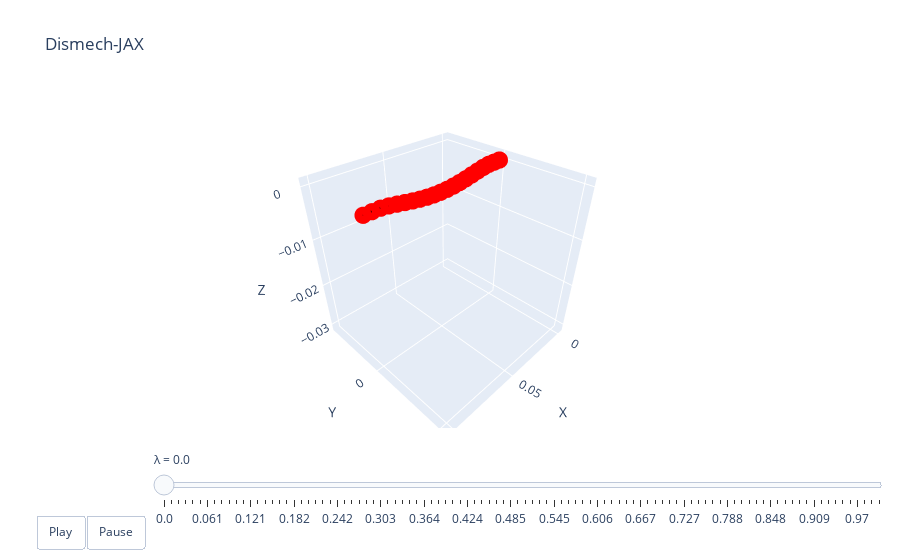

Notebook source saved alongside this figure:
### Code cell
lambdas = jnp.linspace(0, 1.0, 100)
xf_star = sim.sim(lambdas, xf0, None, aux, state, nsteps=10)
xb_star = jax.vmap(fixed_0, (0, None))(lambdas, aux)
qs = jax.vmap(get_q, (0, 0, None))(xf_star, xb_star, aux)
dismech.animate(lambdas, qs, top)

### Figure 1 — Plotly figure (JSON) as saved in the notebook; plotly's stock layout.template omitted (floating-point values rounded to 4 significant figures)
{"data": [{"line": {"color": "black", "width": 4}, "marker": {"color": "red", "size": 6}, "mode": "lines+markers", "name": "edges", "type": "scatter3d", "x": [0, 0.005, null, 0.005, 0.01, null, 0.01, 0.015, null, 0.015, 0.02, null, 0.02, 0.025, null, 0.025, 0.02999, null, 0.02999, 0.03499, null, 0.03499, 0.03999, null, 0.03999, 0.045, null, 0.045, 0.05, null, 0.05, 0.055, null, 0.055, 0.06001, null, 0.06001, 0.06501, null, 0.06501, 0.07001, null, 0.07001, 0.075, null, 0.075, 0.08, null, 0.08, 0.085, null, 0.085, 0.09, null, 0.09, 0.095, null, 0.095, 0.1, null], "y": [0, 0, null, 0, 0, null, 0, 0, null, 0, 0, null, 0, 0, null, 0, 0, null, 0, 0, null, 0, 0, null, 0, 0, null, 0, 0, null, 0, 0, null, 0, 0, null, 0, 0, null, 0, 0, null, 0, 0, null, 0, 0, null, 0, 0, null, 0, 0, null, 0, 0, null, 0, 0, null], "z": [0, 0, null, 0, 0, null, 0, -0.0001655, null, -0.0001655, -0.0004123, null, -0.0004123, -0.0006842, null, -0.0006842, -0.0009435, null, -0.0009435, -0.001165, null, -0.001165, -0.001334, null, -0.001334, -0.001438, null, -0.001438, -0.001474, null, -0.001474, -0.001438, null, -0.001438, -0.001334, null, -0.001334, -0.001165, null, -0.001165, -0.0009435, null, -0.0009435, -0.0006842, null, -0.0006842, -0.0004123, null, -0.0004123, -0.0001655, null, -0.0001655, 0, null, 0, 0, null, 0, 0, null]}], "layout": {"scene": {"xaxis": {"range": [-0.005, 0.105], "title": {"text": "X"}}, "yaxis": {"range": [-0.009027, 0.01105], "title": {"text": "Y"}}, "zaxis": {"range": [-0.03163, 0.001506], "title": {"text": "Z"}}}, "sliders": [{"currentvalue": {"prefix": "λ = "}, "steps": [{"args": [["0.0"], {"frame": {"duration": 50, "redraw": true}, "mode": "immediate"}], "label": "0.0", "method": "animate"}, {"args": [["0.01"], {"frame": {"duration": 50, "redraw": true}, "mode": "immediate"}], "label": "0.01", "method": "animate"}, {"args": [["0.02"], {"frame": {"duration": 50, "redraw": true}, "mode": "immediate"}], "label": "0.02", "method": "animate"}, {"args": [["0.03"], {"frame": {"duration": 50, "redraw": true}, "mode": "immediate"}], "label": "0.03", "method": "animate"}, {"args": [["0.04"], {"frame": {"duration": 50, "redraw": true}, "mode": "immediate"}], "label": "0.04", "method": "animate"}, {"args": [["0.051"], {"frame": {"duration": 50, "redraw": true}, "mode": "immediate"}], "label": "0.051", "method": "animate"}, {"args": [["0.061"], {"frame": {"duration": 50, "redraw": true}, "mode": "immediate"}], "label": "0.061", "method": "animate"}, {"args": [["0.071"], {"frame": {"duration": 50, "redraw": true}, "mode": "immediate"}], "label": "0.071", "method": "animate"}, {"args": [["0.081"], {"frame": {"duration": 50, "redraw": true}, "mode": "immediate"}], "label": "0.081", "method": "animate"}, {"args": [["0.091"], {"frame": {"duration": 50, "redraw": true}, "mode": "immediate"}], "label": "0.091", "method": "animate"}, {"args": [["0.101"], {"frame": {"duration": 50, "redraw": true}, "mode": "immediate"}], "label": "0.101", "method": "animate"}, {"args": [["0.111"], {"frame": {"duration": 50, "redraw": true}, "mode": "immediate"}], "label": "0.111", "method": "animate"}, {"args": [["0.121"], {"frame": {"duration": 50, "redraw": true}, "mode": "immediate"}], "label": "0.121", "method": "animate"}, {"args": [["0.131"], {"frame": {"duration": 50, "redraw": true}, "mode": "immediate"}], "label": "0.131", "method": "animate"}, {"args": [["0.141"], {"frame": {"duration": 50, "redraw": true}, "mode": "immediate"}], "label": "0.141", "method": "animate"}, {"args": [["0.152"], {"frame": {"duration": 50, "redraw": true}, "mode": "immediate"}], "label": "0.152", "method": "animate"}, {"args": [["0.162"], {"frame": {"duration": 50, "redraw": true}, "mode": "immediate"}], "label": "0.162", "method": "animate"}, {"args": [["0.172"], {"frame": {"duration": 50, "redraw": true}, "mode": "immediate"}], "label": "0.172", "method": "animate"}, {"args": [["0.182"], {"frame": {"duration": 50, "redraw": true}, "mode": "immediate"}], "label": "0.182", "method": "animate"}, {"args": [["0.192"], {"frame": {"duration": 50, "redraw": true}, "mode": "immediate"}], "label": "0.192", "method": "animate"}, {"args": [["0.202"], {"frame": {"duration": 50, "redraw": true}, "mode": "immediate"}], "label": "0.202", "method": "animate"}, {"args": [["0.212"], {"frame": {"duration": 50, "redraw": true}, "mode": "immediate"}], "label": "0.212", "method": "animate"}, {"args": [["0.222"], {"frame": {"duration": 50, "redraw": true}, "mode": "immediate"}], "label": "0.222", "method": "animate"}, {"args": [["0.232"], {"frame": {"duration": 50, "redraw": true}, "mode": "immediate"}], "label": "0.232", "method": "animate"}, {"args": [["0.242"], {"frame": {"duration": 50, "redraw": true}, "mode": "immediate"}], "label": "0.242", "method": "animate"}, {"args": [["0.253"], {"frame": {"duration": 50, "redraw": true}, "mode": "immediate"}], "label": "0.253", "method": "animate"}, {"args": [["0.263"], {"frame": {"duration": 50, "redraw": true}, "mode": "immediate"}], "label": "0.263", "method": "animate"}, {"args": [["0.273"], {"frame": {"duration": 50, "redraw": true}, "mode": "immediate"}], "label": "0.273", "method": "animate"}, {"args": [["0.283"], {"frame": {"duration": 50, "redraw": true}, "mode": "immediate"}], "label": "0.283", "method": "animate"}, {"args": [["0.293"], {"frame": {"duration": 50, "redraw": true}, "mode": "immediate"}], "label": "0.293", "method": "animate"}, {"args": [["0.303"], {"frame": {"duration": 50, "redraw": true}, "mode": "immediate"}], "label": "0.303", "method": "animate"}, {"args": [["0.313"], {"frame": {"duration": 50, "redraw": true}, "mode": "immediate"}], "label": "0.313", "method": "animate"}, {"args": [["0.323"], {"frame": {"duration": 50, "redraw": true}, "mode": "immediate"}], "label": "0.323", "method": "animate"}, {"args": [["0.333"], {"frame": {"duration": 50, "redraw": true}, "mode": "immediate"}], "label": "0.333", "method": "animate"}, {"args": [["0.343"], {"frame": {"duration": 50, "redraw": true}, "mode": "immediate"}], "label": "0.343", "method": "animate"}, {"args": [["0.354"], {"frame": {"duration": 50, "redraw": true}, "mode": "immediate"}], "label": "0.354", "method": "animate"}, {"args": [["0.364"], {"frame": {"duration": 50, "redraw": true}, "mode": "immediate"}], "label": "0.364", "method": "animate"}, {"args": [["0.374"], {"frame": {"duration": 50, "redraw": true}, "mode": "immediate"}], "label": "0.374", "method": "animate"}, {"args": [["0.384"], {"frame": {"duration": 50, "redraw": true}, "mode": "immediate"}], "label": "0.384", "method": "animate"}, {"args": [["0.394"], {"frame": {"duration": 50, "redraw": true}, "mode": "immediate"}], "label": "0.394", "method": "animate"}, {"args": [["0.404"], {"frame": {"duration": 50, "redraw": true}, "mode": "immediate"}], "label": "0.404", "method": "animate"}, {"args": [["0.414"], {"frame": {"duration": 50, "redraw": true}, "mode": "immediate"}], "label": "0.414", "method": "animate"}, {"args": [["0.424"], {"frame": {"duration": 50, "redraw": true}, "mode": "immediate"}], "label": "0.424", "method": "animate"}, {"args": [["0.434"], {"frame": {"duration": 50, "redraw": true}, "mode": "immediate"}], "label": "0.434", "method": "animate"}, {"args": [["0.444"], {"frame": {"duration": 50, "redraw": true}, "mode": "immediate"}], "label": "0.444", "method": "animate"}, {"args": [["0.455"], {"frame": {"duration": 50, "redraw": true}, "mode": "immediate"}], "label": "0.455", "method": "animate"}, {"args": [["0.465"], {"frame": {"duration": 50, "redraw": true}, "mode": "immediate"}], "label": "0.465", "method": "animate"}, {"args": [["0.475"], {"frame": {"duration": 50, "redraw": true}, "mode": "immediate"}], "label": "0.475", "method": "animate"}, {"args": [["0.485"], {"frame": {"duration": 50, "redraw": true}, "mode": "immediate"}], "label": "0.485", "method": "animate"}, {"args": [["0.495"], {"frame": {"duration": 50, "redraw": true}, "mode": "immediate"}], "label": "0.495", "method": "animate"}, {"args": [["0.505"], {"frame": {"duration": 50, "redraw": true}, "mode": "immediate"}], "label": "0.505", "method": "animate"}, {"args": [["0.515"], {"frame": {"duration": 50, "redraw": true}, "mode": "immediate"}], "label": "0.515", "method": "animate"}, {"args": [["0.525"], {"frame": {"duration": 50, "redraw": true}, "mode": "immediate"}], "label": "0.525", "method": "animate"}, {"args": [["0.535"], {"frame": {"duration": 50, "redraw": true}, "mode": "immediate"}], "label": "0.535", "method": "animate"}, {"args": [["0.545"], {"frame": {"duration": 50, "redraw": true}, "mode": "immediate"}], "label": "0.545", "method": "animate"}, {"args": [["0.556"], {"frame": {"duration": 50, "redraw": true}, "mode": "immediate"}], "label": "0.556", "method": "animate"}, {"args": [["0.566"], {"frame": {"duration": 50, "redraw": true}, "mode": "immediate"}], "label": "0.566", "method": "animate"}, {"args": [["0.576"], {"frame": {"duration": 50, "redraw": true}, "mode": "immediate"}], "label": "0.576", "method": "animate"}, {"args": [["0.586"], {"frame": {"duration": 50, "redraw": true}, "mode": "immediate"}], "label": "0.586", "method": "animate"}, {"args": [["0.596"], {"frame": {"duration": 50, "redraw": true}, "mode": "immediate"}], "label": "0.596", "method": "animate"}, {"args": [["0.606"], {"frame": {"duration": 50, "redraw": true}, "mode": "immediate"}], "label": "0.606", "method": "animate"}, {"args": [["0.616"], {"frame": {"duration": 50, "redraw": true}, "mode": "immediate"}], "label": "0.616", "method": "animate"}, {"args": [["0.626"], {"frame": {"duration": 50, "redraw": true}, "mode": "immediate"}], "label": "0.626", "method": "animate"}, {"args": [["0.636"], {"frame": {"duration": 50, "redraw": true}, "mode": "immediate"}], "label": "0.636", "method": "animate"}, {"args": [["0.646"], {"frame": {"duration": 50, "redraw": true}, "mode": "immediate"}], "label": "0.646", "method": "animate"}, {"args": [["0.657"], {"frame": {"duration": 50, "redraw": true}, "mode": "immediate"}], "label": "0.657", "method": "animate"}, {"args": [["0.667"], {"frame": {"duration": 50, "redraw": true}, "mode": "immediate"}], "label": "0.667", "method": "animate"}, {"args": [["0.677"], {"frame": {"duration": 50, "redraw": true}, "mode": "immediate"}], "label": "0.677", "method": "animate"}, {"args": [["0.687"], {"frame": {"duration": 50, "redraw": true}, "mode": "immediate"}], "label": "0.687", "method": "animate"}, {"args": [["0.697"], {"frame": {"duration": 50, "redraw": true}, "mode": "immediate"}], "label": "0.697", "method": "animate"}, {"args": [["0.707"], {"frame": {"duration": 50, "redraw": true}, "mode": "immediate"}], "label": "0.707", "method": "animate"}, {"args": [["0.717"], {"frame": {"duration": 50, "redraw": true}, "mode": "immediate"}], "label": "0.717", "method": "animate"}, {"args": [["0.727"], {"frame": {"duration": 50, "redraw": true}, "mode": "immediate"}], "label": "0.727", "method": "animate"}, {"args": [["0.737"], {"frame": {"duration": 50, "redraw": true}, "mode": "immediate"}], "label": "0.737", "method": "animate"}, {"args": [["0.747"], {"frame": {"duration": 50, "redraw": true}, "mode": "immediate"}], "label": "0.747", "method": "animate"}, {"args": [["0.758"], {"frame": {"duration": 50, "redraw": true}, "mode": "immediate"}], "label": "0.758", "method": "animate"}, {"args": [["0.768"], {"frame": {"duration": 50, "redraw": true}, "mode": "immediate"}], "label": "0.768", "method": "animate"}, {"args": [["0.778"], {"frame": {"duration": 50, "redraw": true}, "mode": "immediate"}], "label": "0.778", "method": "animate"}, {"args": [["0.788"], {"frame": {"duration": 50, "redraw": true}, "mode": "immediate"}], "label": "0.788", "method": "animate"}, {"args": [["0.798"], {"frame": {"duration": 50, "redraw": true}, "mode": "immediate"}], "label": "0.798", "method": "animate"}, {"args": [["0.808"], {"frame": {"duration": 50, "redraw": true}, "mode": "immediate"}], "label": "0.808", "method": "animate"}, {"args": [["0.818"], {"frame": {"duration": 50, "redraw": true}, "mode": "immediate"}], "label": "0.818", "method": "animate"}, {"args": [["0.828"], {"frame": {"duration": 50, "redraw": true}, "mode": "immediate"}], "label": "0.828", "method": "animate"}, {"args": [["0.838"], {"frame": {"duration": 50, "redraw": true}, "mode": "immediate"}], "label": "0.838", "method": "animate"}, {"args": [["0.848"], {"frame": {"duration": 50, "redraw": true}, "mode": "immediate"}], "label": "0.848", "method": "animate"}, {"args": [["0.859"], {"frame": {"duration": 50, "redraw": true}, "mode": "immediate"}], "label": "0.859", "method": "animate"}, {"args": [["0.869"], {"frame": {"duration": 50, "redraw": true}, "mode": "immediate"}], "label": "0.869", "method": "animate"}, {"args": [["0.879"], {"frame": {"duration": 50, "redraw": true}, "mode": "immediate"}], "label": "0.879", "method": "animate"}, {"args": [["0.889"], {"frame": {"duration": 50, "redraw": true}, "mode": "immediate"}], "label": "0.889", "method": "animate"}, {"args": [["0.899"], {"frame": {"duration": 50, "redraw": true}, "mode": "immediate"}], "label": "0.899", "method": "animate"}, {"args": [["0.909"], {"frame": {"duration": 50, "redraw": true}, "mode": "immediate"}], "label": "0.909", "method": "animate"}, {"args": [["0.919"], {"frame": {"duration": 50, "redraw": true}, "mode": "immediate"}], "label": "0.919", "method": "animate"}, {"args": [["0.929"], {"frame": {"duration": 50, "redraw": true}, "mode": "immediate"}], "label": "0.929", "method": "animate"}, {"args": [["0.939"], {"frame": {"duration": 50, "redraw": true}, "mode": "immediate"}], "label": "0.939", "method": "animate"}, {"args": [["0.949"], {"frame": {"duration": 50, "redraw": true}, "mode": "immediate"}], "label": "0.949", "method": "animate"}, {"args": [["0.96"], {"frame": {"duration": 50, "redraw": true}, "mode": "immediate"}], "label": "0.96", "method": "animate"}, {"args": [["0.97"], {"frame": {"duration": 50, "redraw": true}, "mode": "immediate"}], "label": "0.97", "method": "animate"}, {"args": [["0.98"], {"frame": {"duration": 50, "redraw": true}, "mode": "immediate"}], "label": "0.98", "method": "animate"}, {"args": [["0.99"], {"frame": {"duration": 50, "redraw": true}, "mode": "immediate"}], "label": "0.99", "method": "animate"}, {"args": [["1.0"], {"frame": {"duration": 50, "redraw": true}, "mode": "immediate"}], "label": "1.0", "method": "animate"}], "transition": {"duration": 0}, "x": 0.1, "y": 0}], "title": {"text": "Dismech-JAX"}, "updatemenus": [{"buttons": [{"args": [null, {"frame": {"duration": 50, "redraw": true}, "fromcurrent": true}], "label": "Play", "method": "animate"}, {"args": [[null], {"frame": {"duration": 0, "redraw": true}, "mode": "immediate"}], "label": "Pause", "method": "animate"}], "direction": "left", "pad": {"r": 10, "t": 87}, "showactive": false, "type": "buttons", "x": 0.1, "xanchor": "right", "y": 0, "yanchor": "top"}]}}
